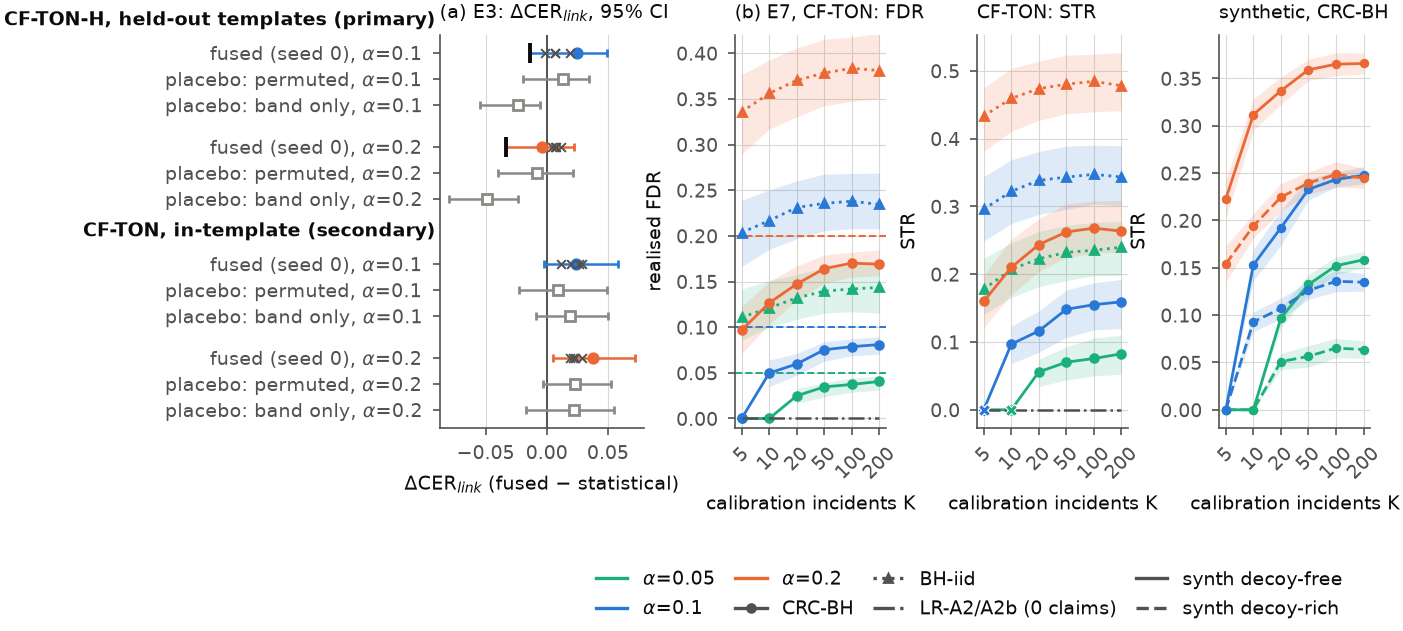

Reproduce this figure in Python.
#!/usr/bin/env python
"""Fig. 4 -- power. (a) E3 (pre-registered primary endpoint 2): Delta CER_link = CER_link(CRC-BH, fused) -
CER_link(CRC-BH, statistical) on CF-TON-H (template-held-out, primary) and CF-TON (in-template), alpha in {0.1, 0.2},
with the two placebos and M_fuse seeds 1-4; (b) E7 minimal K on CF-TON (FDR, STR vs K; CRC-BH, BH-iid, LR-A2/A2b)
and the synthetic panel (decoy-free reproduction vs decoy-rich). Owner: P2-G.

  .venv/bin/python -I P2_CertiChain/figures/fig4_power.py
"""
from __future__ import annotations

import json
import sys
from pathlib import Path

import numpy as np
import polars as pl

sys.path.insert(0, str(Path(__file__).resolve().parent))
import _style as S  # noqa: E402
from certichain.eval import experiments as X  # noqa: E402

ALPHAS = (0.1, 0.2)
KGRID = [5, 10, 20, 50, 100, 200]


def kpos(Ks):
    return np.array([KGRID.index(int(k)) for k in Ks], dtype=float)


def e3_rows() -> list[dict]:
    n = S.numbers("E3")
    rows = []
    for role, ds, stat, pref in (("primary", "cf_ton_h", "S_TON_H.stat", "S_TON_H"),
                                 ("in_template", "cf_ton", "S_TON.stat", "S_TON")):
        for a in ALPHAS:
            for comp, lab, kind in ((f"{pref}.fuse_s0", "fused (seed 0)", "main"),
                                    (f"{pref}.fuse_perm_s0", "placebo: permuted", "placebo"),
                                    (f"{pref}.fuse_band_s0", "placebo: band only", "placebo"),
                                    *[(f"{pref}.fuse_s{k}", f"seed {k}", "seed") for k in (1, 2, 3, 4)]):
                key = f"{role}|{ds}|{comp}-{stat}|a={a}|all|delta_cer_link_mean"
                e = n.get(key)
                if not e or e.get("value") is None:
                    continue
                rows.append({"role": role, "ds": ds, "alpha": a, "comp": comp, "label": lab, "kind": kind,
                             "value": e["value"], "lo": (e.get("ci") or [None, None])[0],
                             "hi": (e.get("ci") or [None, None])[1]})
    return rows


def main() -> None:
    S.setup()
    import matplotlib.pyplot as plt
    from matplotlib.gridspec import GridSpec
    from matplotlib.lines import Line2D
    fig = plt.figure(figsize=(S.DCOL, 2.55))
    gs = GridSpec(1, 4, figure=fig, width_ratios=[1.35, 1, 1, 1], wspace=0.55, left=0.25)
    # ---------------------------------------------------------------- (a) E3 forest
    ax = fig.add_subplot(gs[0, 0])
    rows = e3_rows()
    p2 = S.RESULTS / "summary" / "primary2_llm.json"
    dec = json.loads(p2.read_text()).get("decision") if p2.exists() else None
    y = 0
    yt, yl = [], []
    for role, ds, title in (("primary", "cf_ton_h", "CF-TON-H, held-out templates (primary)"),
                            ("in_template", "cf_ton", "CF-TON, in-template (secondary)")):
        ax.text(-0.02, y + 0.75, title, transform=ax.get_yaxis_transform(), ha="right", va="center", fontsize=7,
                fontweight="bold")
        y -= 0.5
        for a in ALPHAS:
            sub = [r for r in rows if r["role"] == role and r["alpha"] == a]
            if not sub:
                continue
            for r in [r for r in sub if r["kind"] != "seed"]:
                col = S.ALPHA_COLORS[a] if r["kind"] == "main" else S.NEUTRAL
                ax.errorbar([r["value"]], [y], xerr=[[r["value"] - r["lo"]], [r["hi"] - r["value"]]], fmt="o" if r["kind"] == "main" else "s",
                            ms=3.4, color=col, mfc=col if r["kind"] == "main" else "white", elinewidth=0.9, capsize=1.5, zorder=4)
                if role == "primary" and r["kind"] == "main" and dec:
                    h = dec["holm"].get(f"cf_ton_h|alpha={a}")
                    if h:
                        ax.plot([h["lcb_holm"]], [y], marker="|", ms=7, mew=1.4, color=S.INK, zorder=5)
                yt.append(y)
                yl.append(f"{r['label']}, $\\alpha$={a}")
                y -= 1
            seeds = [r for r in sub if r["kind"] == "seed"]
            if seeds:
                ax.scatter([r["value"] for r in seeds], [y + 3] * len(seeds), marker="x", s=10, color=S.INK2, zorder=5, lw=0.7)
            y -= 0.6
        ax.text(0.0, y + 0.35, "", fontsize=7)
        y -= 0.4
    ax.axvline(0, color=S.INK2, lw=0.7)
    ax.set_yticks(yt)
    ax.set_yticklabels(yl, fontsize=7)
    ax.set_xlabel("$\\Delta$CER$_{link}$ (fused $-$ statistical)")
    ax.grid(axis="y", visible=False)
    ax.set_title("(a) E3: $\\Delta$CER$_{link}$, 95% CI", loc="left", fontsize=7)
    # ---------------------------------------------------------------- (b) E7 minimal K
    idx = X.collect("E7")
    if idx.height:
        real = idx.filter(pl.col("ds") == "cf_ton")
        axf = fig.add_subplot(gs[0, 1])
        axs = fig.add_subplot(gs[0, 2])
        axy = fig.add_subplot(gs[0, 3])
        for a in (0.05, 0.1, 0.2):
            col = S.ALPHA_COLORS[a]
            for m, ls, mk in (("crc_bh", "-", "o"), ("bh_iid", ":", "^")):
                sub = real.filter((pl.col("method") == m) & ((pl.col("alpha") - a).abs() < 1e-9)).sort("K")
                if not sub.height:
                    continue
                Ks = sub["K"].to_numpy()
                for ax_, met in ((axf, "fdr"), (axs, "str_mean")):
                    vals, lo, hi = [], [], []
                    for pth in sub["path"].to_list():
                        df = pl.read_parquet(Path(pth) / "per_split.parquet")
                        vals.append(float(df[met].mean()))
                        b = X.read_bootstrap(Path(pth), "main")
                        if b and met in b["metrics"]:
                            lo.append(b["metrics"][met]["lo"])
                            hi.append(b["metrics"][met]["hi"])
                        else:
                            lo.append(np.nan)
                            hi.append(np.nan)
                    vals = np.array(vals)
                    ax_.plot(kpos(Ks), vals, ls=ls, marker=mk, color=col, ms=2.8, lw=1.0)
                    lo, hi = np.array(lo), np.array(hi)
                    if np.isfinite(lo).any():
                        ax_.fill_between(kpos(Ks), lo, hi, color=col, alpha=0.15, lw=0)
                if m == "crc_bh":
                    ab = []
                    for pth in sub["path"].to_list():
                        df = pl.read_parquet(Path(pth) / "per_split.parquet")
                        ab.append(float(df["abstain"].mean()))
                    for K_, v in zip(Ks, ab):
                        if v > 0.5:
                            axs.plot(kpos([K_]), [0], marker="X", ms=4.5, color=col, mec="white", mew=0.4, zorder=6)
            S.alpha_line(axf, a, color=col)
        lr = real.filter(pl.col("method").is_in(["lr_a2", "lr_a2b"])).sort("K")
        if lr.height:
            kk = kpos(sorted(set(lr["K"].to_list())))
            axs.plot(kk, [0] * len(kk), ls="-.", color=S.INK2, lw=0.9)
            axf.plot(kk, [0] * len(kk), ls="-.", color=S.INK2, lw=0.9)
        for ax_ in (axf, axs):
            ax_.set_xticks(range(len(KGRID)))
            ax_.set_xticklabels([str(k) for k in KGRID], rotation=45)
            ax_.set_xlabel("calibration incidents K")
        axf.set_ylabel("realised FDR")
        axs.set_ylabel("STR")
        axf.set_title("(b) E7, CF-TON: FDR", loc="left", fontsize=7)
        axs.set_title("CF-TON: STR", loc="left", fontsize=7)
        axf.set_ylim(-0.01, 0.42)
        # synthetic panel
        for gen, ls, lab in (("synth_decoy_free", "-", "decoy-free"), ("synth_decoy_rich", "--", "decoy-rich")):
            for a in (0.05, 0.1, 0.2):
                sub = idx.filter((pl.col("ds") == gen) & (pl.col("method") == "crc_bh") & ((pl.col("alpha") - a).abs() < 1e-9)).sort("K")
                if not sub.height:
                    continue
                Ks, mu, se = [], [], []
                for K_, pth in zip(sub["K"].to_list(), sub["path"].to_list()):
                    df = pl.read_parquet(Path(pth) / "per_split.parquet")
                    pm = df.with_columns((pl.col("seed") // 1000).alias("pool")).group_by("pool").agg(pl.col("str_mean").mean())
                    v = pm["str_mean"].to_numpy()
                    Ks.append(K_)
                    mu.append(v.mean())
                    se.append(v.std(ddof=1) / np.sqrt(v.size))
                Ks, mu, se = np.array(Ks), np.array(mu), np.array(se)
                axy.plot(kpos(Ks), mu, ls=ls, marker="o", ms=2.4, color=S.ALPHA_COLORS[a], lw=1.0)
                axy.fill_between(kpos(Ks), mu - 1.96 * se, mu + 1.96 * se, color=S.ALPHA_COLORS[a], alpha=0.15, lw=0)
        axy.set_xticks(range(len(KGRID)))
        axy.set_xticklabels([str(k) for k in KGRID], rotation=45)
        axy.set_xlabel("calibration incidents K")
        axy.set_ylabel("STR")
        axy.set_title("synthetic, CRC-BH", loc="left", fontsize=7)
        hs = [Line2D([], [], color=S.ALPHA_COLORS[a], lw=1.2, label=f"$\\alpha$={a}") for a in (0.05, 0.1, 0.2)]
        hs += [Line2D([], [], color=S.INK2, ls="-", marker="o", ms=2.8, label="CRC-BH"),
               Line2D([], [], color=S.INK2, ls=":", marker="^", ms=2.8, label="BH-iid"),
               Line2D([], [], color=S.INK2, ls="-.", label="LR-A2/A2b (0 claims)"),
               Line2D([], [], color=S.INK2, ls="-", label="synth decoy-free"),
               Line2D([], [], color=S.INK2, ls="--", label="synth decoy-rich")]
        fig.legend(handles=hs, loc="lower center", bbox_to_anchor=(0.62, -0.30), ncol=4, fontsize=7, columnspacing=1.0)
    e3 = json.loads(p2.read_text()) if p2.exists() else {}
    d = e3.get("decision") or {}
    cap = f"""Fig. 4 (power; E3, E7). Required facts for the caption (results/summary/E3_numbers.json, primary2_llm.json, E7_numbers.json):
(a) Pre-registered primary endpoint 2: Delta CER_link = CER_link(CRC-BH, M_fuse seed 0) - CER_link(CRC-BH, M_stat), metric cer_link_mean, 200 splits (CF-TON-H: K = 100 / 100 test; CF-TON: K = 150 / 150), kappa = 0.1; bars = two-sided 95% paired incident-pool bootstrap CIs (B = 1000 x 50 splits; same resampled incidents and splits for both banks); | = Holm-adjusted one-sided lower confidence bound (Holm over alpha in {{0.1, 0.2}}); grey squares = placebos (s_LLM permuted within the band; band indicator only); x = M_fuse seeds 1-4 (robustness, not tested). Decision: success = {d.get('success')} (rejected: {d.get('rejected_alphas')}; placebo CIs contain 0: {d.get('placebos_null')}; complete: {d.get('complete')}).
(b) E7 on CF-TON (statistical scorer): K in {{5, 10, 20, 50, 100, 200}} calibration incidents, 100 test incidents, 200 splits; colour = alpha (0.05 / 0.1 / 0.2), dashed = alpha; CRC-BH (solid) abstains when (K + 1) alpha < 1 (X); BH-iid (dotted); LR-A2 and LR-A2b certify nothing at every K (dash-dot at 0). Bands = 95% incident-pool bootstrap CIs. Right: P2-C synthetic generator (normal incident shift, mu = 3, tau = 0.5), decoy-free (solid, reproduces the pre-study calculation) vs decoy-rich (dashed), 10 pools x 20 splits, bands = 95% between-pool CI.
"""
    S.save(fig, "fig4_power", cap)
    print("fig4 written")


if __name__ == "__main__":
    main()
